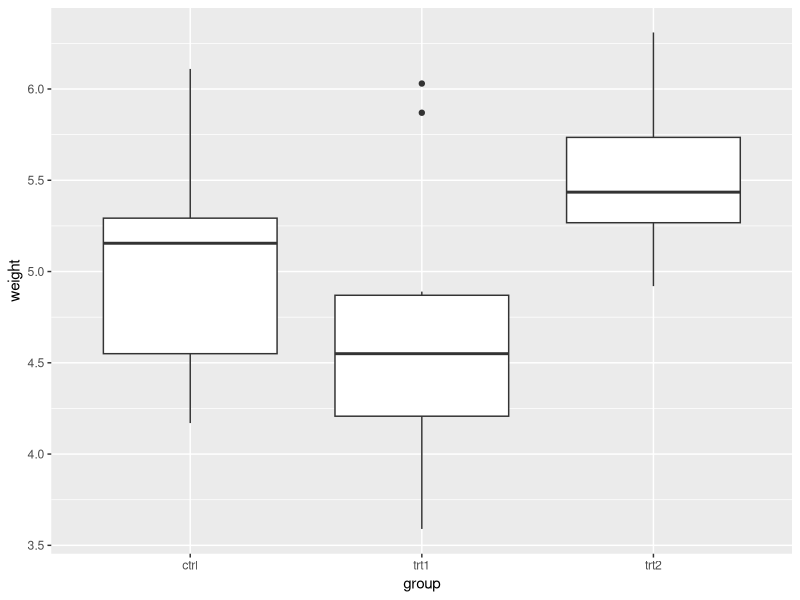
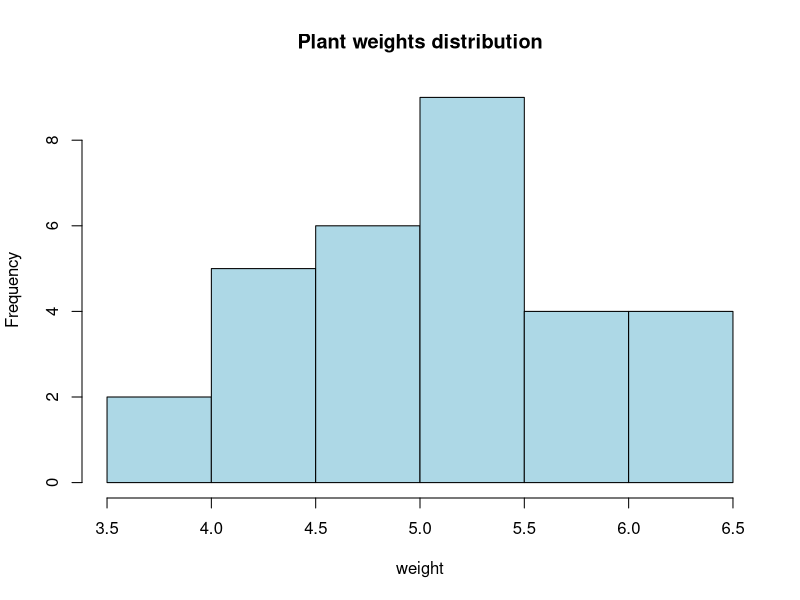

These figures' R source, in order:
# We'll be using the PlantGrowth dataset, which comes built-in with R.

data(PlantGrowth)
library(ggplot2)
library(doBy)

# information on Plant Growth
??PlantGrowth

# Exploratory Data Analysis:
head(PlantGrowth)

# Visualize the data using boxplots.
ggplot(PlantGrowth, aes(x=group, y=weight)) + geom_boxplot()

# Check for ANOVA assumptions:
# Normality:
shapiro.test(PlantGrowth$weight)

# histogram
hist(PlantGrowth$weight, main="Plant weights distribution", xlab = "weight",  col="lightblue" )

# Homogeneity of variances:
bartlett.test(weight ~ group, data=PlantGrowth)

#Running ANOVA with aov:
result <- aov(weight ~ group , data=PlantGrowth)
summary(result)

# obtain model coefficients
PlantGrowth$group <- as.factor(PlantGrowth$group)
mod <- lm(weight~group, data=PlantGrowth)
mod

# same as summary(result)
anova(mod)

# Compute summary statistics by group
summary_stats <- summaryBy(weight ~ group, data = PlantGrowth, FUN = c(mean, median, sd))

# Print the summary statistics
print(summary_stats)

